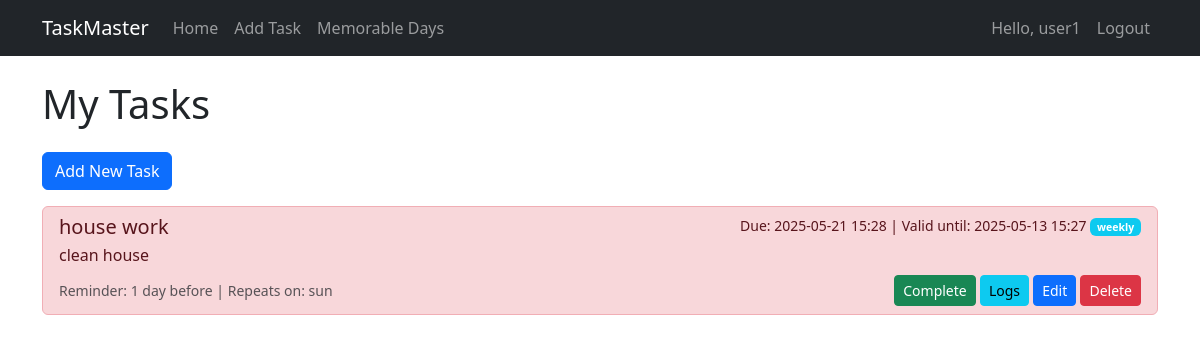
Page / (signed in) on the earlier database version.
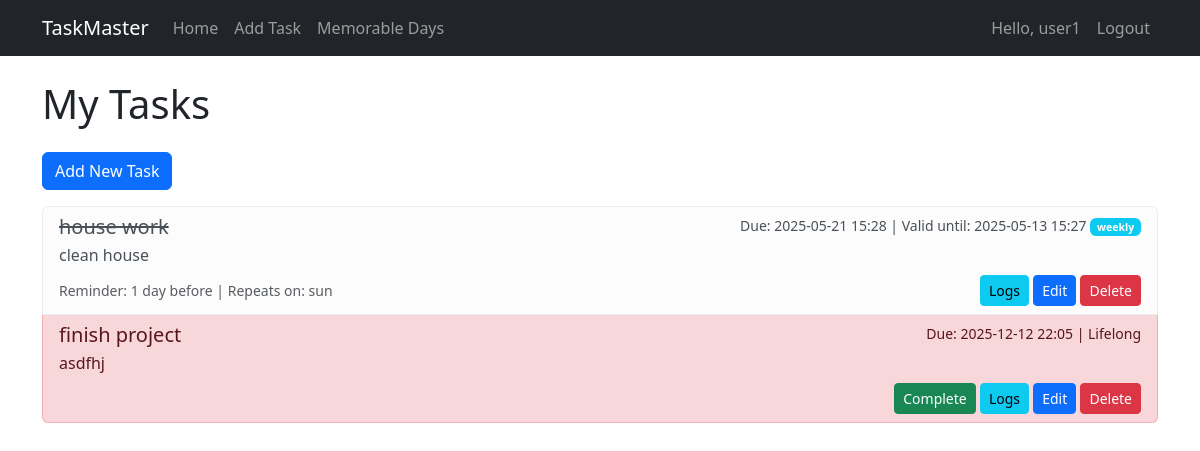
Same page on the later database version.
### models.py (models this page shows, shortened)
class Task(db.Model):
    __tablename__ = 'tasks'
    id = db.Column(db.Integer, primary_key=True)
    title = db.Column(db.String(140))
    description = db.Column(db.Text)
    deadline = db.Column(db.DateTime)
    reminder_sent = db.Column(db.Boolean, default=False)
    user_id = db.Column(db.Integer, db.ForeignKey('users.id'))
    category = db.Column(db.String(20))  # daily, weekly, monthly, yearly, once
    repeat_days = db.Column(db.String(20))  # comma-separated days for weekly (e.g., "mon,wed,fri")
    reminder_type = db.Column(db.String(20))  # one_day, one_week, one_month, custom
    custom_reminder_date = db.Column(db.DateTime)
    created_at = db.Column(db.DateTime, index=True, default=datetime.utcnow)
    completed = db.Column(db.Boolean, default=False)
    valid_until = db.Column(db.DateTime, nullable=True)
    logs = db.relationship('TaskLog', backref='task', lazy='dynamic')
    def should_remind(self):
        if self.completed:
            return False
        now = datetime.utcnow()
        if self.reminder_type == 'one_day' and not self.reminder_sent:
            return self.deadline - timedelta(days=1) <= now < self.deadline
        elif self.reminder_type == 'one_week' and not self.reminder_sent:
            return self.deadline - timedelta(weeks=1) <= now < self.deadline - timedelta(weeks=1) + timedelta(minutes=5)
        elif self.reminder_type == 'one_month' and not self.reminder_sent:
            return self.deadline - timedelta(days=30) <= now < self.deadline - timedelta(days=30) + timedelta(minutes=5)
        elif self.reminder_type == 'custom' and self.custom_reminder_date and not self.reminder_sent:
            return self.custom_reminder_date <= now < self.custom_reminder_date + timedelta(minutes=5)
        return False

### app.py (the view)
@app.route('/')
@login_required
def index():
    now = datetime.utcnow()
    tasks = Task.query.filter_by(user_id=current_user.id).order_by(Task.deadline).all()
    for task in tasks:
        if task.should_remind():
            flash(f'Reminder: Task "{task.title}" is due soon!', 'info')
            task.reminder_sent = True
            db.session.commit()
    return render_template('index.html', tasks=tasks, now=now)

### app.py (called while the page is built)
@login_manager.user_loader
def load_user(user_id):
    return User.query.get(int(user_id))

### templates/index.html (shortened to what this page needs)
{% extends "base.html" %}
{% block content %}
    <h1 class="mb-4">My Tasks</h1>
    <div class="mb-3">
        <a href="{{ url_for('add_task') }}" class="btn btn-primary">Add New Task</a>
    </div>
    {% if tasks %}
        <div class="list-group">
            {% for task in tasks %}
                <div class="list-group-item {% if task.completed %}list-group-item-light{% elif task.deadline < now %}list-group-item-danger{% endif %}">
                    <div class="d-flex w-100 justify-content-between">
                        <h5 class="mb-1">
                            {% if task.completed %}
                                <del>{{ task.title }}</del>
                            {% else %}
                                {{ task.title }}
                            {% endif %}
                        </h5>
                        <small>
                            Due: {{ task.deadline.strftime('%Y-%m-%d %H:%M') }}
                            {% if task.valid_until %}
                                | Valid until: {{ task.valid_until.strftime('%Y-%m-%d %H:%M') }}
                            {% else %}
                                | Lifelong
                            {% endif %}
                            {% if task.category != 'once' %}
                                <span class="badge bg-info">{{ task.category }}</span>
                            {% endif %}
                        </small>
                    </div>
                    {% if task.description %}
                        <p class="mb-1">{{ task.description }}</p>
                    {% endif %}
                    <div class="d-flex justify-content-between align-items-center mt-2">
                        <small class="text-muted">
                            {% if task.reminder_type == 'one_day' %}
                                Reminder: 1 day before
                            {% elif task.reminder_type == 'one_week' %}
                                Reminder: 1 week before
                            {% elif task.reminder_type == 'one_month' %}
                                Reminder: 1 month before
                            {% elif task.reminder_type == 'custom' and task.custom_reminder_date %}
                                Reminder: {{ task.custom_reminder_date.strftime('%Y-%m-%d %H:%M') }}
                            {% endif %}
                            {% if task.repeat_days %}
                                | Repeats on: {{ task.repeat_days.split(',')|join(', ') }}
                            {% endif %}
                        </small>
                        <div>
                            {% if not task.completed %}
                                <form action="{{ url_for('complete_task', task_id=task.id) }}" method="post" class="d-inline">
                                    <button type="submit" class="btn btn-sm btn-success">Complete</button>
                                </form>
                            {% endif %}
                            <a href="{{ url_for('task_logs', task_id=task.id) }}" class="btn btn-sm btn-info">Logs</a>
                            <a href="{{ url_for('edit_task', task_id=task.id) }}" class="btn btn-sm btn-primary">Edit</a>
                            <form action="{{ url_for('delete_task', task_id=task.id) }}" method="post" class="d-inline">
                                <button type="submit" class="btn btn-sm btn-danger" onclick="return confirm('Are you sure?')">Delete</button>
                            </form>
                        </div>
                    </div>
                </div>
            {% endfor %}
        </div>
    {% else %}
        <div class="alert alert-info">No tasks found. Add your first task!</div>
    {% endif %}
{% endblock %}

Differences in the rows shown:
changed Task "house work": completed False → True (drawn)
added Task: title "finish project", deadline "2025-12-12 22:05", shows "| Lifelong", description "asdfhj"
